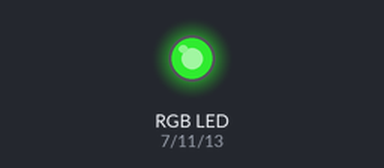
The program below on a simulated Raspberry Pi (header pin numbers). Shown: an RGB LED mixed from three pins (HIGH = lit). Dim RGB values are drawn brighter than linear.

Above: at 0.05 s.
At 0.5 s:
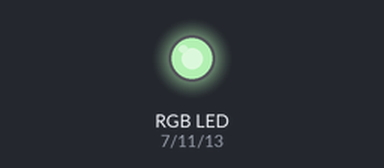
At 0.7 s:
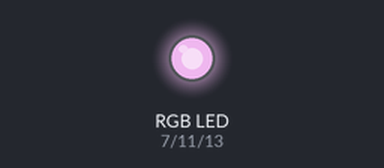
At 0.95 s:
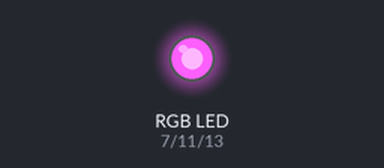
At 1.4 s:
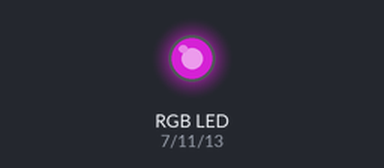
At 1.85 s:
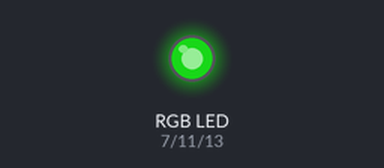
Timing chart, 0 to 4.7 s (numbered marks = the images above):
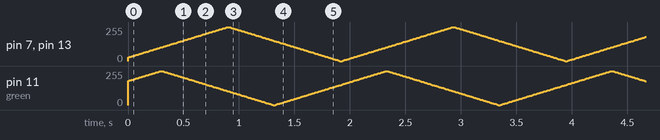

The program:

RGBsmooth.py
```python
#!/usr/bin/env python

import RPi.GPIO as GPIO
import time
import math

def main():
    rs = 10
    gs = 70
    bs = 10
    ri = 1
    gi = 1
    bi = 1
    GPIO.setmode(GPIO.BOARD)
    GPIO.setup(7, GPIO.OUT)
    GPIO.setup(11, GPIO.OUT)
    GPIO.setup(13, GPIO.OUT)
    red = GPIO.PWM(7, 100)
    green = GPIO.PWM(11, 100)
    blue = GPIO.PWM(13, 100)
    red.start(rs)
    green.start(gs)
    blue.start(bs)
    for i in range(0, 10000):

        rs = rs + ri
        gs = gs + gi
        bs = bs + bi

        if rs > 100:
            rs = 100
            ri = -1
        if gs > 100:
            gs = 100
            gi = -1
        if bs > 100:
            bs = 100
            bi = -1

        if rs < 0:
            rs = 0
            ri = 1
        if gs < 0:
            gs = 0
            gi = 1
        if bs < 0:
            bs = 0
            bi = 1

        red.ChangeDutyCycle(rs)
        green.ChangeDutyCycle(gs)
        blue.ChangeDutyCycle(bs)
        time.sleep(.01)

    red.stop()
    green.stop()
    blue.stop()
    GPIO.cleanup()

if __name__ == "__main__":
    main()
```
